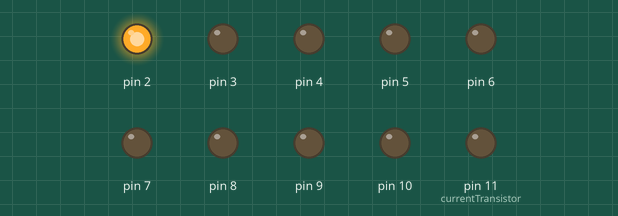
This sketch was run on a simulated Arduino Uno, built with avr-gcc and run on an emulated ATmega328P. Parts: output pins drawn as LEDs (lit = HIGH).

Above: at 0.2 s.
At 0.7 s:
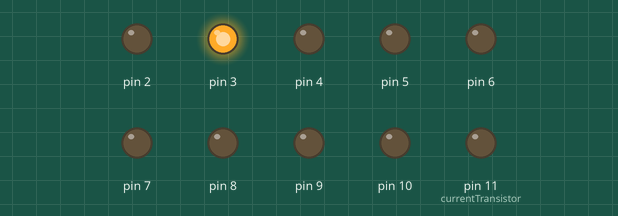
At 1.2 s:
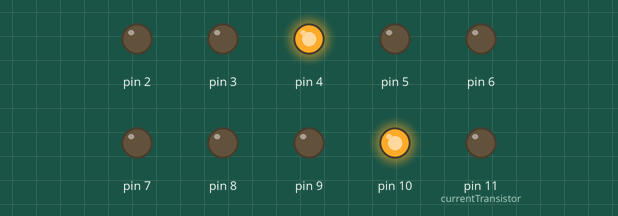
At 2.2 s:
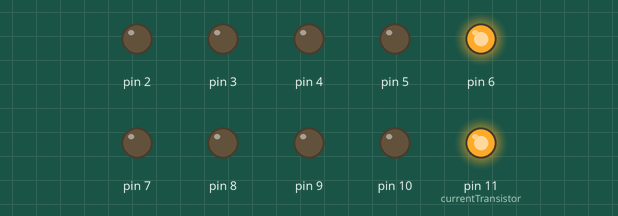
At 3.2 s:
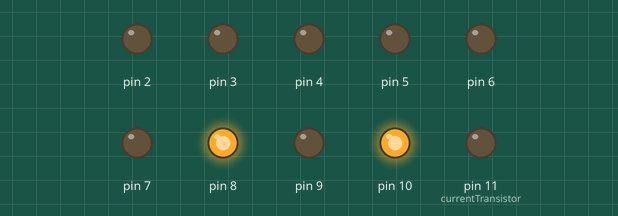
At 4.7 s:
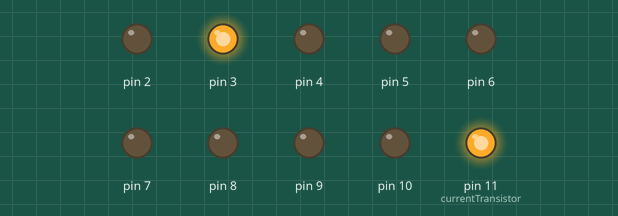
Timing chart, 0 to 5.2 s (numbered marks = the images above):
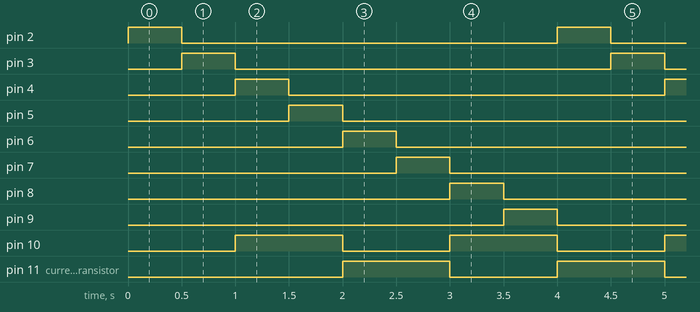

The sketch:

seven_segment.ino
```cpp
#include "TimerOne.h"

#define LED_A 2
#define LED_B 3
#define LED_C 4
#define LED_D 5
#define LED_E 6
#define LED_F 7
#define LED_G 8
#define LED_DP 9

#define TRANSISTOR_LEFT 10
#define TRANSISTOR_RIGHT 11

int currentPin;
int currentTransistor;

void setup() {
  Timer1.initialize(1000000);
  Timer1.attachInterrupt(flipSegment);


  for(int led = LED_A; led <= TRANSISTOR_RIGHT; led++){
    pinMode(led, OUTPUT);
    digitalWrite(led, LOW);
  }

  currentPin = LED_DP;
  currentTransistor = TRANSISTOR_RIGHT;
}

void flipSegment(){
    digitalWrite(currentTransistor, LOW);
    currentTransistor = currentTransistor == TRANSISTOR_LEFT ? TRANSISTOR_RIGHT : TRANSISTOR_LEFT;
    digitalWrite(currentTransistor, HIGH);
}

void loop() {
  digitalWrite(currentPin, LOW);

  if(currentPin == LED_DP){
    currentPin = LED_A;
  }
  else{
    currentPin++;
  }

  digitalWrite(currentPin, HIGH);

  delay(500);
}
```

Measured:
- by itself, pin 2–9: alternates HIGH for 0.50 s and LOW for 3.5 s
- by itself, pin 10, pin 11 (currentTransistor): alternates HIGH for 1.0 s and LOW for 1.0 s
